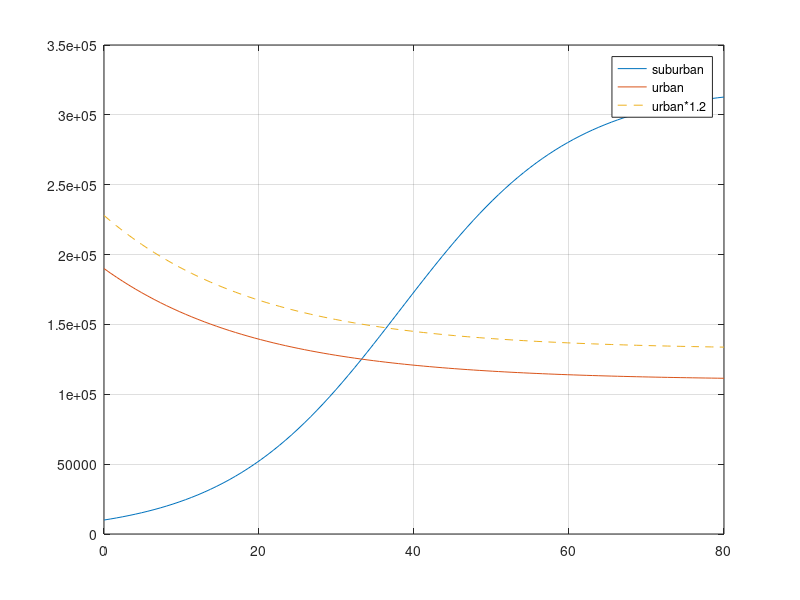

Here is the MATLAB script that generated this plot:
P_u_max = 80000; P_u_min = 110000; k_u = 0.05;
P_s_max = 320000; P_0 = 10000; k_s = 0.09;

P_u =@(t) P_u_max*exp(-k_u*t) + P_u_min;
P_s =@(t) P_s_max./(1+(P_s_max/P_0-1)*exp(-k_s*t));

xl = 0; xu = 80;
t = linspace(xl,xu);
plot(t,P_s(t),t,P_u(t),t,P_u(t)*1.2,'--')
legend('suburban','urban','urban*1.2'), grid on
 
xr = xl; ea = 100;
while(1)
    xrold = xr;
    xr = xu-((P_u(xu)*1.2-P_s(xu))*(xl-xu))/...
        ((P_u(xl)*1.2-P_s(xl))-(P_u(xu)*1.2-P_s(xu)));
    if xr ~= 0
        ea = abs((xr - xrold)/xr) * 100;
    end
    test = (P_u(xl)*1.2-P_s(xl)) * (P_u(xr)*1.2-P_s(xr));
    if test < 0
        xu = xr;
    elseif test > 0
        xl = xr;
    else
        ea = 0;
    end
    if ea <= 0.01, break, end
end
fprintf('time: %f\n',xr)
fprintf('urban population: %f\n',P_u(xr))
fprintf('suburban population: %f\n',P_s(xr))
